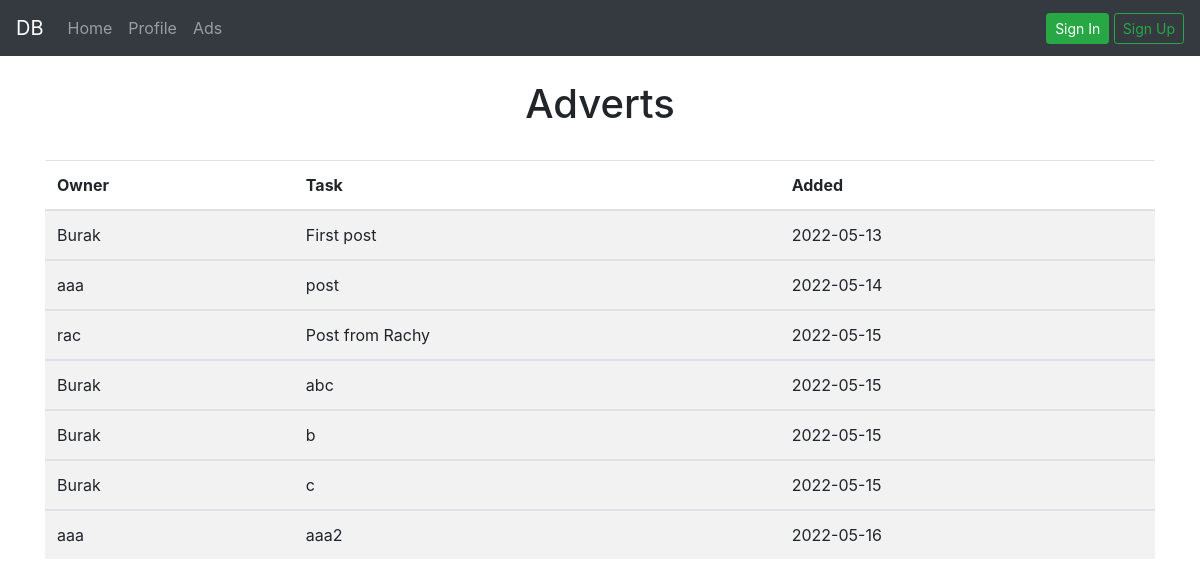
The app's page /ads, older data.
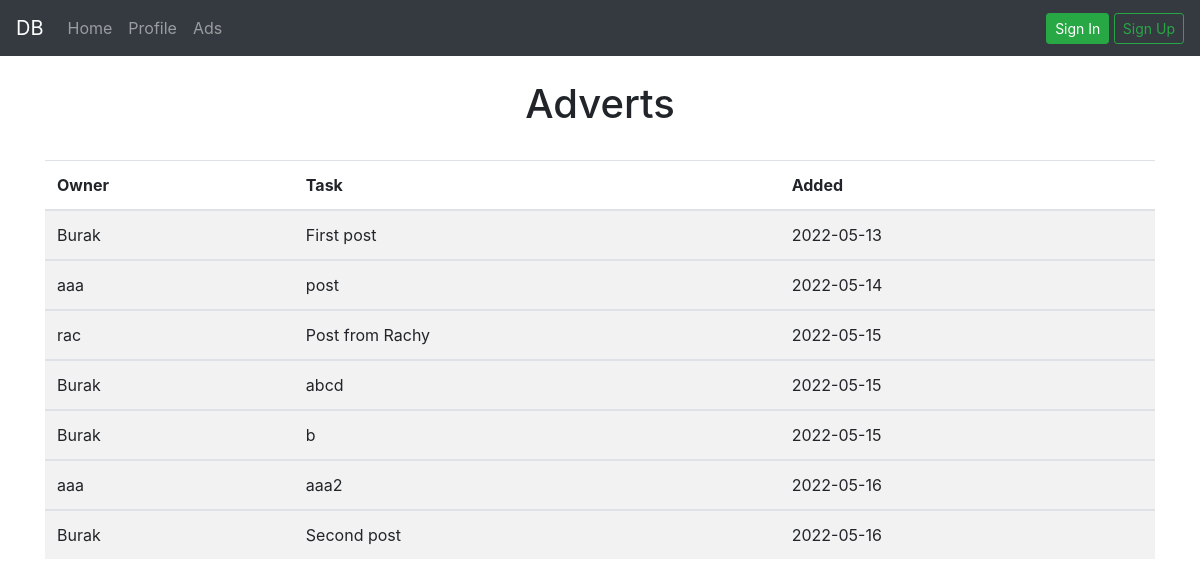
The same page, newer data.
### app.py (models this page shows, shortened)
class Post(db.Model):
    id = db.Column(db.Integer, primary_key=True)
    content = db.Column(db.String(400), nullable=False)
    date_created = db.Column(db.DateTime, default=datetime.utcnow)
    user_id = db.Column(db.Integer, db.ForeignKey('user.id'))

class User(db.Model, UserMixin):
    __tablename__ = 'user'
    id = db.Column(db.Integer, primary_key=True)
    email = db.Column(db.String(50), nullable=False, unique=True)
    first_name = db.Column(db.String(50), nullable=False)
    last_name = db.Column(db.String(50), nullable=False)
    password = db.Column(db.String(80), nullable=False)
    age = db.Column(db.Integer, nullable=False)
    gender = db.Column(db.String(30), nullable=False)
    location = db.Column(db.String(50), nullable=False)
    posts = db.relationship('Post', backref='user')

### app.py (the view)
@app.route('/ads', methods=['GET', 'POST'])
def ads():
    posts = Post.query.order_by(Post.date_created).all()
    return render_template(
        'ads.html',
        posts=posts
        )

### templates/ads.html (shortened to what this page needs)
{% extends 'base.html' %}
{% block body %}
    {% if current_user.is_authenticated %}
    <br>
        <h1 class="d-flex justify-content-md-center align-items-center">Adverts</h1>
    <br>
        {% if posts|length < 1 %}
            <h1>There is no post yet</h1>
            <a class="btn btn-primary" href="{{url_for('profile')}}">Create a post</a>
        {% else %}
            <div class="container">
                <table class="table table-striped">
                    <thead>
                        <tr>
                            <th scope="col">Owner</th>
                            <th scope="col">Task</th>
                            <th scope="col">Added</th>
                        </tr>
                    </thead>
                    {% for post in posts %}
                        <tbody>
                            <tr>
                                <td scope="row">{{ post.user.first_name }}</td>
                                <td scope="row">{{ post.content }}</td>
                                <td scope="row">{{ post.date_created.date() }}</td>
                            </tr>
                        </tbody>
                    {% endfor %}
                </table>
                <a class="btn btn-outline-dark" href="{{url_for('profile')}}">Create a post</a>
            </div>
        {% endif %}
    {% else %}
        <br>
            <h1 class="d-flex justify-content-md-center align-items-center">Adverts</h1>
        <br>
        {% if posts|length < 1 %}
            <h1>There is no post yet</h1>
            <a class="btn btn-primary" href="{{url_for('profile')}}">Create a post</a>
        {% else %}
            <div class="container">
                <table class="table table-striped">
                    <thead>
                        <tr>
                            <th scope="col">Owner</th>
                            <th scope="col">Task</th>
                            <th scope="col">Added</th>
                        </tr>
                    </thead>
                    {% for post in posts %}
                        <tbody>
                            <tr>
                                <td scope="row">{{ post.user.first_name }}</td>
                                <td scope="row">{{ post.content }}</td>
                                <td scope="row">{{ post.date_created.date() }}</td>
                            </tr>
                        </tbody>
                    {% endfor %}
                </table>
            </div>
        {% endif %}
    {% endif %}
{% endblock %}

### templates/base.html (shortened to what this page needs)
<!DOCTYPE html>
<html lang="en">
    <head>
        <link rel="stylesheet" href="https://cdn.jsdelivr.net/npm/bootstrap@4.0.0/dist/css/bootstrap.min.css">
    </head>
    <body>
        <nav class="navbar navbar-expand-lg navbar-dark bg-dark">
            <a class="navbar-brand" href="{{url_for('index')}}">DB</a>
            <div id="nav-menu" class="collapse navbar-collapse">
                <ul class="navbar-nav mr-auto">
                    <li class="nav-item">
                      <a class="nav-link" href="{{url_for('index')}}">Home</a>
                    </li>
                    <li class="nav-item">
                      <a class="nav-link" href="{{url_for('profile')}}">Profile</a>
                    </li>
                    <li class="nav-item">
                      <a class="nav-link" href="{{url_for('ads')}}">Ads</a>
                    </li>
                </ul>
                <ul class="navbar-nav ml-auto">
                    {% if current_user.is_authenticated %}
                    <li class="nav-item">
                        <a class="btn btn-sm btn-outline-success" href="{{url_for('profile')}}">{{current_user.first_name}}</a>
                        <a class="btn btn-sm btn-outline-secondary" href="{{url_for('logout')}}">Log Out</a>
                    </li>
                    {% else %}
                    <li class="nav-item">
                        <a class="btn btn-sm btn-success" href="{{url_for('login')}}">Sign In</a>
                        <a class="btn btn-sm btn-outline-success" href="{{url_for('signup')}}">Sign Up</a>
                    </li>
                    {% endif %}
                </ul>
            </div>
          </nav>
        {% block body %}{% endblock %}
    </body>
</html>

Row changes from the older to the newer data that the page shows:
removed Post: user.first_name "Burak", content "c", date_created "2022-05-15"
changed Post: content "abc" → "abcd"
added Post: user.first_name "Burak", content "Second post", date_created "2022-05-16"
